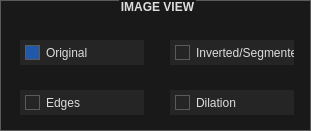
   <widget class="QGroupBox" name="image_view_box">
    <property name="geometry">
     <rect>
      <x>50</x>
      <y>420</y>
      <width>311</width>
      <height>131</height>
     </rect>
    </property>
    <property name="styleSheet">
     <string notr="true">/*
	Based on a template by Emanuel Claesson (c) 2013 with modifications by Paris Flood

	Licensed under the Apache License, Version 2.0 (the &quot;License&quot;);
	you may not use this file except in compliance with the License.
	You may obtain a copy of the License at

		http://www.apache.org/licenses/LICENSE-2.0

	Unless required by applicable law or agreed to in writing, software
	distributed under the License is distributed on an &quot;AS IS&quot; BASIS,
	WITHOUT WARRANTIES OR CONDITIONS OF ANY KIND, either express or implied.
	See the License for the specific language governing permissions and
	limitations under the License.
*/

/*
	COLOR_DARK     = #191919
	COLOR_MEDIUM   = #353535
	COLOR_MEDLIGHT = #5A5A5A
	COLOR_LIGHT    = #DDDDDD
	COLOR_BLUE  = #2158AA
	COLOR_ORANGE = #D66C23
*/
* {
	background: #191919;
	color: #DDDDDD;
border: 1px solid #5A5A5A;
}

 QMenuBar {
	background: #191919;
	border-style: none;
 }

 QMenuBar::item {
	 background: transparent;
     spacing: 3px; /* spacing between menu bar items */
     padding: 5px 25px;
 }

 QMenuBar::item:selected{
	background: #353535;
  	border: 2px solid #D66C23;
    border-style: none none solid none;
}

 QMenuBar::item:pressed {
	background: #5A5A5A;
}

QCheckBox, QRadioButton {
	border: none;
}

QRadioButton::indicator, QCheckBox::indicator {
	width: 13px;
	height: 13px;
}

QRadioButton::indicator::unchecked, QCheckBox::indicator::unchecked {
	left: 5px;
	border: 1px solid #5A5A5A;
	background: none;
}

QRadioButton::indicator:unchecked:hover, QCheckBox::indicator:unchecked:hover {
	left: 5px;
	border: 1px solid #D66C23;
}

QRadioButton::indicator::checked, QCheckBox::indicator::checked {
	left: 5px;
	border: 1px solid #5A5A5A;
	background: #2158AA;
}

QRadioButton::indicator:checked:hover, QCheckBox::indicator:checked:hover {
	left: 5px;
	border: 1px solid #D66C23;
	background: #2158AA;
}

QGroupBox::title {
	subcontrol-origin: margin;
    subcontrol-position: top center;
}

QScrollBar {
	border: 1px solid #5A5A5A;
	background: #191919;
}

QScrollBar:horizontal {
	height: 15px;
	margin: 0px 16px 0px 16px;
}

QScrollBar:vertical {
	width: 15px;
	margin: 16px 0px 16px 0px;
}

QScrollBar::handle {
	background: #353535;
	border: 1px solid #5A5A5A;
}

QScrollBar::handle:horizontal {
	border-width: 0px 1px 0px 1px;
}

QScrollBar::handle:vertical {
	border-width: 1px 0px 1px 0px;
}

QScrollBar::handle:horizontal {
	min-width: 20px;
}

QScrollBar::handle:vertical {
	min-height: 20px;
}

QScrollBar::add-line, QScrollBar::sub-line {
	background:#353535;
	border: 1px solid #5A5A5A;
	subcontrol-origin: margin;
}

QScrollBar::add-line {
	position: absolute;
}

QScrollBar::add-line:horizontal {
	width: 15px;
	subcontrol-position: right;
	left: 15px;
}

QScrollBar::add-line:vertical {
	height: 15px;
	subcontrol-position: bottom;
	top: 15px;
}

QScrollBar::sub-line:horizontal {
	width: 15px;
	subcontrol-position: left;
}

QScrollBar::sub-line:vertical {
	height: 15px;
	subcontrol-position: top;
}

QScrollBar:left-arrow, QScrollBar::right-arrow, QScrollBar::up-arrow, QScrollBar::down-arrow {
	border: 1px solid #5A5A5A;
	width: 3px;
	height: 3px;
}

QScrollBar::add-page, QScrollBar::sub-page {
	background: none;
}

QAbstractButton {
	background: #252525;
}

QAbstractButton:disabled {
	background: #3F3F3F;
}

QAbstractButton:hover {
	background: #353535;
}

QPushButton:hover {
	background: #353535;
  	border: 1px solid #D66C23;
}

QAbstractButton:pressed {
	background: #5A5A5A;
}

QAbstractItemView {
	show-decoration-selected: 1;
 	outline: 0;
	selection-background-color: #2158AA;
	selection-color: #DDDDDD;
	alternate-background-color: #353535;
}

QHeaderView {
	border: 1px solid #5A5A5A;
}

QHeaderView::section {
	background: #191919;
	border: 1px solid #5A5A5A;
	padding: 4px;
}

QHeaderView::section:selected, QHeaderView::section::checked {
	background: #353535;
}

QTableView {
	gridline-color: #5A5A5A;
}

QTabBar {
	margin-left: 2px;
}

QTabBar::tab {
	border-radius: 0px;
	padding: 4px;
	margin: 4px;
}

QTabBar::tab:selected {
	background: #353535;
}

QComboBox::down-arrow {
	border: 1px solid #5A5A5A;
	background: #353535;
}

QComboBox::drop-down {
	border: 1px solid #5A5A5A;
	background: #353535;
}

QComboBox::down-arrow {
	width: 3px;
	height: 3px;
	border: 1px solid #5A5A5A;
}

QAbstractSpinBox {
	padding-right: 15px;
}

QAbstractSpinBox::up-button, QAbstractSpinBox::down-button {
	border: 1px solid #5A5A5A;
	background: #353535;
	subcontrol-origin: border;
}
QAbstractSpinBox::up-button:hover, QAbstractSpinBox::down-button:hover {
	border: 1px solid #D66C23;
}
QAbstractSpinBox::up-button:pressed, QAbstractSpinBox::down-button:pressed {
	background: #5A5A5A;
}

QAbstractSpinBox::up-arrow, QAbstractSpinBox::down-arrow {
	width: 3px;
	height: 3px;
	border: 1px solid #5A5A5A;
}
QAbstractSpinBox::up-arrow:hover, QAbstractSpinBox::down-arrow:hover {
	border: 1px solid #D66C23;
}

QSlider {
	border: none;
}

QSlider::groove:horizontal {
	height: 5px;
	margin: 4px 0px 4px 0px;
}

QSlider::groove:vertical {
	width: 5px;
	margin: 0px 4px 0px 4px;
}

QSlider::handle {
	border: 1px solid #5A5A5A;
	background: #353535;
}

QSlider::handle:horizontal {
	width: 15px;
	margin: -4px 0px -4px 0px;
}

QSlider::handle:vertical {
	height: 15px;
	margin: 0px -4px 0px -4px;
}

QSlider::add-page:vertical, QSlider::sub-page:horizontal {
	background: #2158AA;
}

QSlider::sub-page:vertical, QSlider::add-page:horizontal {
	background: #353535;
}

QLabel {
	border: none;
}

QProgressBar {
	text-align: center;
}

QProgressBar::chunk {
	width: 1px;
	background-color: #2158AA;
}

QMenu::separator {
	background: #353535;
}

QGroupBox {
	font: bold
}

QListWidget::item:selected {
    background-color: #2158AA;
}

 QMenu::item:selected{
	background: #353535;
	border: 2px solid #D66C23;
    border-style: none solid none none;
}

 QMenu::pressed {
	background: #5A5A5A;
}

QMenu::separator {
    height: 5px;
	background: #2158AA;
}</string>
    </property>
    <property name="title">
     <string>IMAGE VIEW</string>
    </property>
    <widget class="QRadioButton" name="original_image_radio_button">
     <property name="geometry">
      <rect>
       <x>20</x>
       <y>40</y>
       <width>124</width>
       <height>25</height>
      </rect>
     </property>
     <property name="text">
      <string>Original</string>
     </property>
     <property name="checked">
      <bool>true</bool>
     </property>
    </widget>
    <widget class="QRadioButton" name="edges_image_radio_button">
     <property name="geometry">
      <rect>
       <x>20</x>
       <y>90</y>
       <width>124</width>
       <height>25</height>
      </rect>
     </property>
     <property name="text">
      <string>Edges</string>
     </property>
    </widget>
    <widget class="QRadioButton" name="inverted_image_radio_button">
     <property name="geometry">
      <rect>
       <x>170</x>
       <y>40</y>
       <width>124</width>
       <height>25</height>
      </rect>
     </property>
     <property name="text">
      <string>Inverted/Segmented</string>
     </property>
    </widget>
    <widget class="QRadioButton" name="dilation_image_radio_button">
     <property name="geometry">
      <rect>
       <x>170</x>
       <y>90</y>
       <width>124</width>
       <height>25</height>
      </rect>
     </property>
     <property name="text">
      <string>Dilation</string>
     </property>
    </widget>
   </widget>
